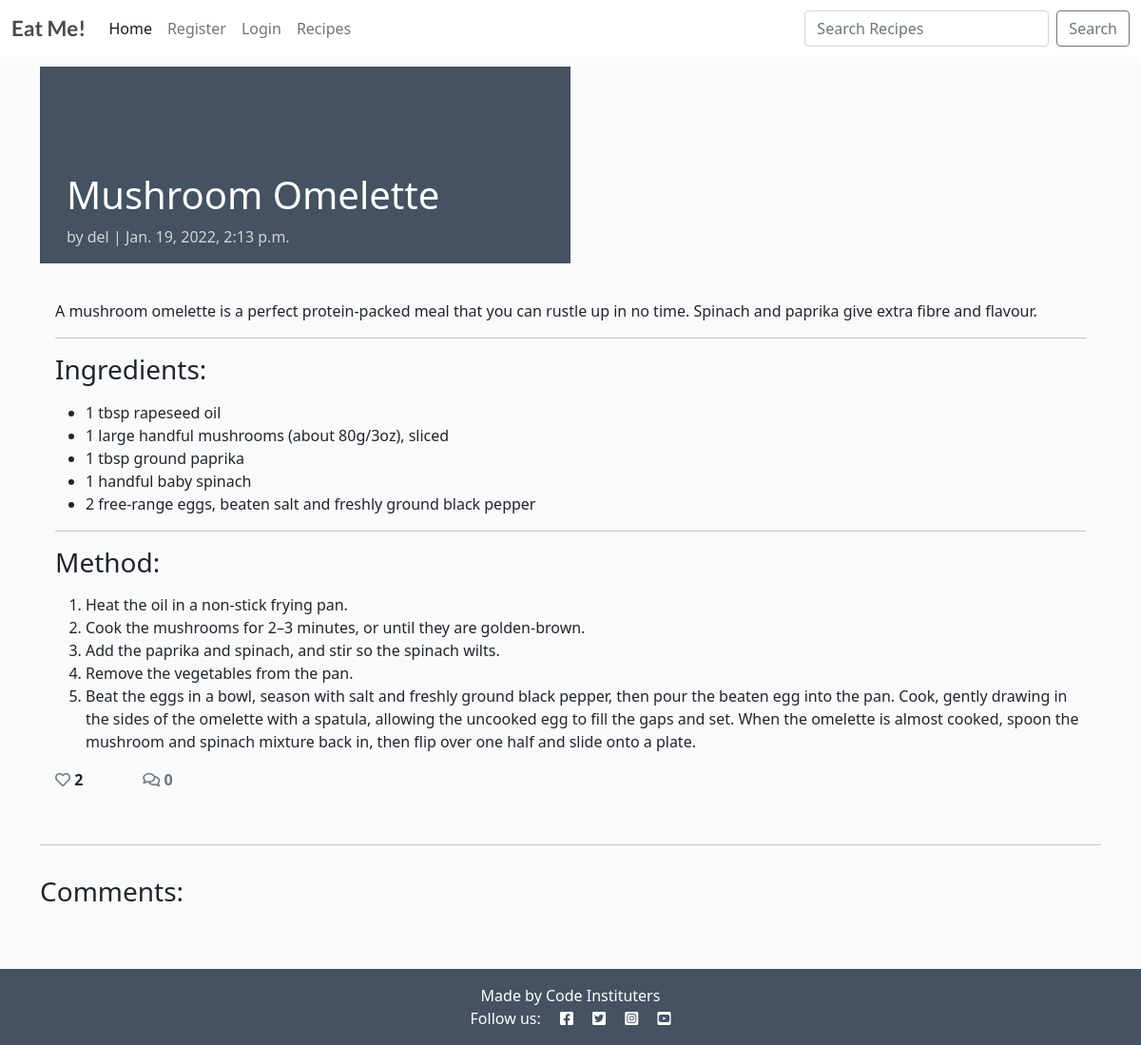
The app's page /mushroom-omelette/, older data.
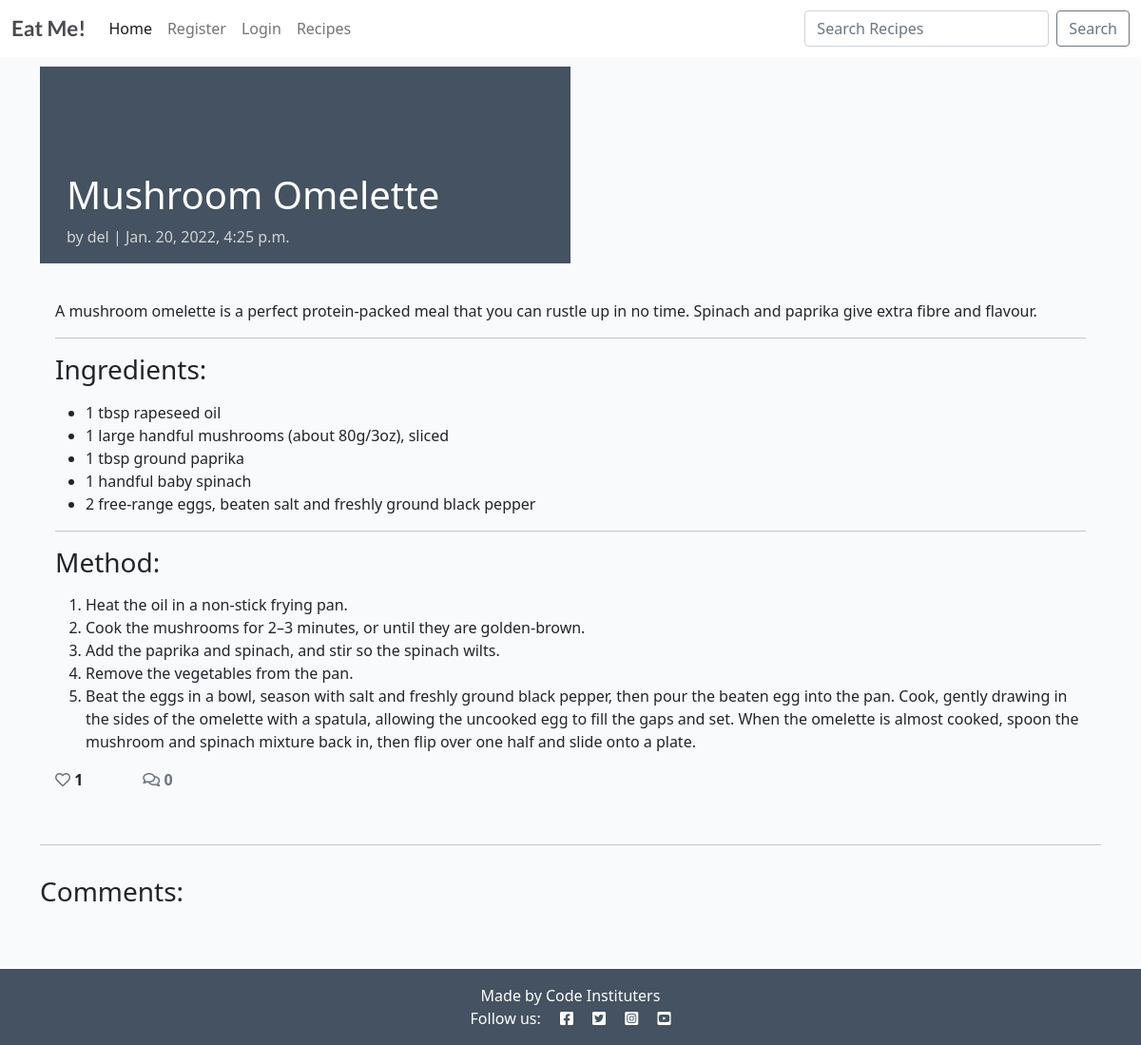
The same page, newer data.
### post/models.py (models this page shows, shortened)
class Post(models.Model):
    title = models.CharField(max_length=200, unique=True)
    slug = models.SlugField(max_length=200, unique=True)
    author = models.ForeignKey(
        User, on_delete=models.CASCADE, related_name="recipes", null=True
        )
    published_on = models.DateTimeField(auto_now=True)
    updated_on = models.DateTimeField(auto_now=True)
    description = models.TextField()
    ingredients = models.TextField()
    method = models.TextField()
    is_vegan = models.BooleanField(default=False)
    image = CloudinaryField('image', default='placeholder')
    likes = models.ManyToManyField(User, related_name='post_likes', blank=True)
    class Meta:
        ordering = ['-published_on']
    def number_of_likes(self):
        return self.likes.count()

### post/views.py (the view, shortened to what this page needs)
# urls.py: path('<slug:slug>/', views.PostDetail.as_view(), name="post_detail"),
class PostDetail(View):
    def get(self, request, slug, *args, **kwargs):
        queryset = Post.objects.all()
        post = get_object_or_404(queryset, slug=slug)
        comments = post.comments.filter(approved=True).order_by('created_on')
        liked = False
        if post.likes.filter(id=self.request.user.id).exists():
            liked = True
        return render(
            request,
            "post_detail.html",
            {
                "post": post,
                "comments": comments,
                "commented": False,
                "liked": liked,
                "comment_form": CommentForm()
            },
        )

### post/forms.py
class CommentForm(forms.ModelForm):
    class Meta:
        model = Comment
        fields = ('body',)

### templates/post_detail.html (shortened to what this page needs)
{% extends 'base.html' %} {% block content %}
{% load crispy_forms_tags %}
<div class="masthead" style="height:auto;">
    <div class="container">
        <div class="row g-0">
            <div class="col-md-6 masthead-text">
                <h1 class="post-title"> {{ post.title }}</h1>
                <p class="post-subtitle">by {{ post.author }} | {{ post.published_on }}</p>
            </div>
            <div class="d-md-block col-md-6 ">
            </div>
        </div>
    </div>
</div>
<div class="container">
    <div class="row">
        <div class="col card mb-4  mt-3 left  top">
            <div class="card-body">
                <p>{{ post.description|striptags }}</p>
                <hr/>
                <h3>Ingredients:</h3>
                <p class="card-text ">{{ post.ingredients | safe }}</p>
                <hr/>
                <h3>Method:</h3>
                <p class="card-text ">{{ post.method | safe }}</p>
                <div class="row">
                    <div class="col-1">
                        <strong>
                            {% if user.is_authenticated %}
                            <form class="d-inline" action="{% url 'post_like' post.slug %}" method="POST">
                                {% csrf_token %}
                                {% if liked %}
                            <button type="submit" name="blogpost_id" value="{{ post.slug }}" class="btn-like">
                                <i class="fas fa-heart"></i>
                            </button>
                            {% else %}
                            <button type="submit" name="blogpost_id" value="{{ post.slug }}" class="btn-like">
                            <i class="far fa-heart"></i></button>
                                {% endif %}
                            </form>
                            {% else %}
                            <span class="text-secondary"><i class="far fa-heart"></i></span>
                            {% endif %}
                            {{ post.number_of_likes }}
                        </strong>
                    </div>
                    <div class="col-1">
                        {% with comments.count as total_comments %}
                        <strong class="text-secondary"><i class="far fa-comments"></i>
                            {{ total_comments }}
                        </strong>
                        {% endwith %}
                    </div>
                </div>
            </div>
        </div>
    </div>
    <div class="row">
        <div class="col">
            <hr>
        </div>
    </div>
    <div class="row">
        <div class="col card mb-4  mt-3 ">
            <h3>Comments:</h3>
            <div class="card-body">
            </div>
        </div>
        <div class="col-md-8 card mb-4  mt-3 ">
            <div class="card-body">
            </div>
        </div>
    </div>
</div>
{% endblock content %}

Row changes from the older to the newer data that the page shows:
changed Post "Mushroom Omelette": published_on "Jan. 19, 2022, 2:13 p.m." → "Jan. 20, 2022, 4:25 p.m."; number_of_likes "2" → "1"
